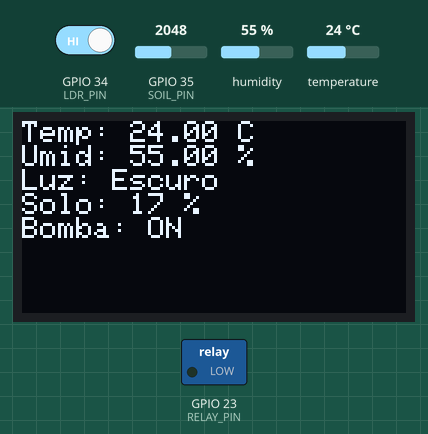
Bench run of a sketch on a simulated ESP32. Shown: 128×64 one-colour display, switched loads named in the sketch (green lamp = pin HIGH). The inputs (shaded band) are chosen by the test bench; at power-on: GPIO 34 (LDR_PIN) HIGH, humidity 55 %, GPIO 35 (SOIL_PIN) = 2048, temperature 24 °C. WiFi joins after 1.5 s; servers stay silent unless stated; what the sketch prints to the serial monitor is not drawn.

Above: at 5.7 s.
5.8 s: GPIO 34 (LDR_PIN) driven LOW
At 11.3 s:
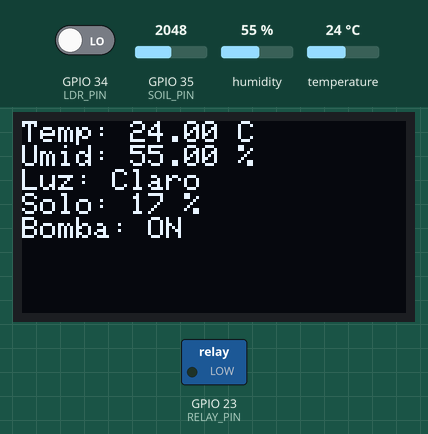
11.6 s: humidity set to 22 %
At 16.3 s:
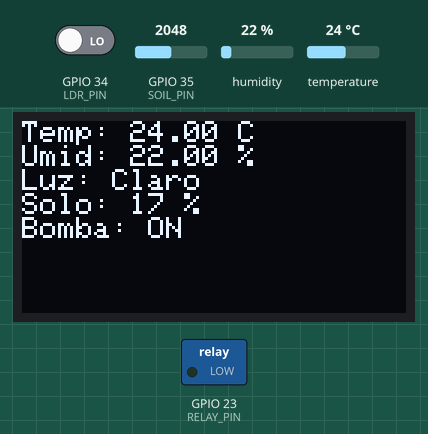
16.6 s: GPIO 35 (SOIL_PIN) set to 2866
At 21.3 s:
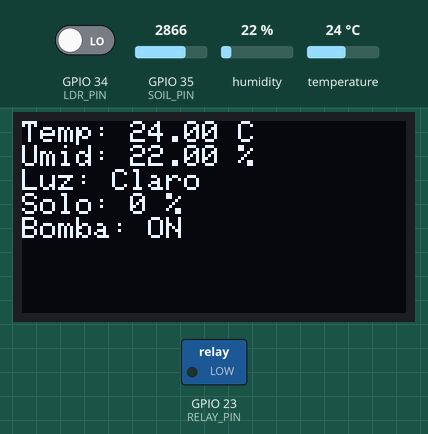
21.6 s: temperature set to 12 °C
At 26.3 s:
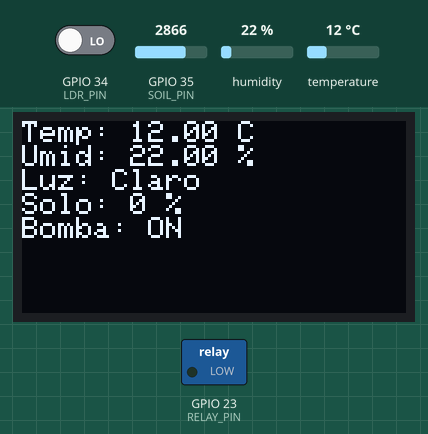
26.6 s: GPIO 35 (SOIL_PIN) set to 2047
At 31.3 s:
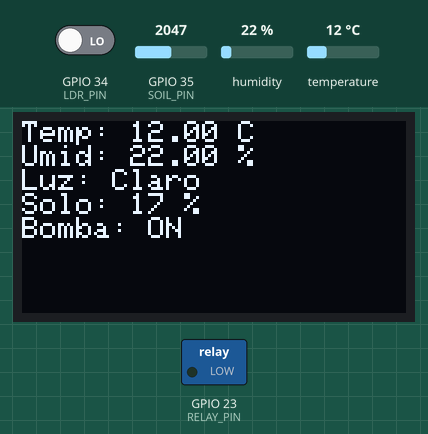
31.6 s: GPIO 34 (LDR_PIN) driven HIGH
At 36.6 s:
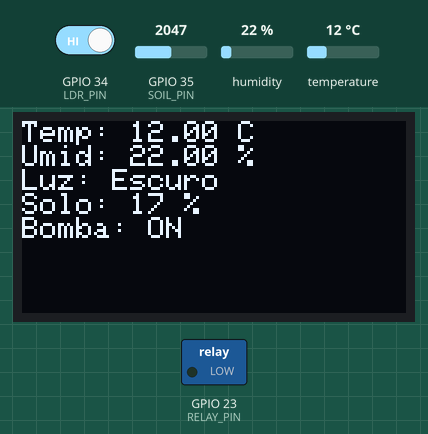
Timing chart, 0 to 37.6 s (numbered marks = the images above; inputs shaded):
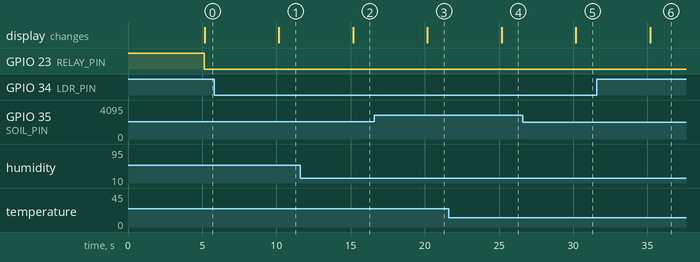

The sketch:

ProgramaMonitoringFarmTech.ino
```cpp
/****************************************************
 * Projeto: ESP32 - Estação FarmTech
 * Sensores: DHT11 (temp/umidade), LDR (luz),
 *           Sensor de Umidade do Solo (ADC)
 * Atuação:  Módulo de relé (bomba de água)
 * IoT:      Ubidots (via MQTT)
 * Display:  OLED SSD1306
 ****************************************************/

// --- Bibliotecas ---
#include <Wire.h>                 // Comunicação I2C (OLED)
#include <Adafruit_GFX.h>         // Gráficos básicos do display
#include <Adafruit_SSD1306.h>     // Driver do display OLED
#include <DHT.h>                  // Biblioteca para sensor DHT
#include <WiFi.h>                 // Conexão Wi-Fi
#include <UbidotsEsp32Mqtt.h>     // Comunicação MQTT com Ubidots

// --- Configurações de Wi-Fi e Ubidots ---
const char* WIFI_SSID = "SEU NOME DA REDE";
const char* WIFI_PASS = "SUA SENHA";
const char* UBIDOTS_TOKEN = "SEU TOKEN UBIDOTS";
const char* DEVICE_LABEL = "esp32-farmtech";

// Variáveis no Ubidots
const char* VARIABLE_LABEL_TEMP = "temperatura";
const char* VARIABLE_LABEL_UMID = "umidade";
const char* VARIABLE_LABEL_LUZ  = "luz";
const char* VARIABLE_LABEL_SOLO = "solo_percent";

// --- Pinos ---
#define DHTPIN 4
#define DHTTYPE DHT11
#define LDR_PIN 34
#define SOIL_PIN 35
#define RELAY_PIN 23     // Relé ativo-baixo
#define SCREEN_WIDTH 128
#define SCREEN_HEIGHT 64
#define MSG_INTERVAL 5000   // Intervalo de envio (ms)

// --- Objetos ---
DHT dht(DHTPIN, DHTTYPE);
Adafruit_SSD1306 display(SCREEN_WIDTH, SCREEN_HEIGHT, &Wire, -1);
Ubidots ubidots(UBIDOTS_TOKEN);

// --- Controle de tempo ---
long lastMsg = 0;

// --- Calibração do Sensor de Solo (valores em ADC) ---
const int ADC_DRY = 2252; // Solo seco
const int ADC_OK  = 1486; // Umidade intermediária
const int ADC_WET = 1074; // Solo encharcado

// --- Controle da bomba ---
const int THRESHOLD_PERCENT = 40;   // Liga bomba abaixo de 40%
const int HYSTERESIS_PERCENT = 10;  // Histerese: desliga 10% acima
float emaSoil = -1;                 // Filtro EMA (exponencial)

// =========================================================
// Função: Conectar ao Wi-Fi
// =========================================================
void setup_wifi() {
  Serial.print("Conectando a ");
  Serial.println(WIFI_SSID);

  WiFi.begin(WIFI_SSID, WIFI_PASS);
  while (WiFi.status() != WL_CONNECTED) {
    delay(500);
    Serial.print(".");
  }

  Serial.println("\nWi-Fi conectado!");
  Serial.print("IP: ");
  Serial.println(WiFi.localIP());
}

// =========================================================
// Função: Converte leitura ADC → percentual de umidade
// =========================================================
int soilPercent(int rawADC) {
  int percent = map(rawADC, ADC_DRY, ADC_WET, 0, 100);
  return constrain(percent, 0, 100); // Garante 0–100%
}

// =========================================================
// Função: Faz média de N leituras para reduzir ruído
// =========================================================
int readSoilAvg(int N=6) {
  long sum = 0;
  for(int i=0;i<N;i++){
    sum += analogRead(SOIL_PIN);
    delay(10);
  }
  return sum / N;
}

// =========================================================
// Função: Controle da bomba (com filtro + histerese)
// =========================================================
bool pumpControl() {
  int raw = readSoilAvg();          // Leitura do solo (ADC)
  int pct = soilPercent(raw);       // Converte p/ %

  // Aplica filtro EMA
  if(emaSoil < 0) emaSoil = pct;
  const float ALPHA = 0.2;          // Peso do filtro
  emaSoil = ALPHA*pct + (1-ALPHA)*emaSoil;
  int smoothPct = (int)round(emaSoil);

  // Lógica de histerese
  static bool pumpOn = false;
  if(!pumpOn && smoothPct <= THRESHOLD_PERCENT){
    pumpOn = true;
  } else if(pumpOn && smoothPct >= (THRESHOLD_PERCENT + HYSTERESIS_PERCENT)){
    pumpOn = false;
  }

  return pumpOn;
}

// =========================================================
// Setup inicial
// =========================================================
void setup() {
  Serial.begin(9600);
  dht.begin();
  pinMode(LDR_PIN, INPUT);
  pinMode(RELAY_PIN, OUTPUT);

  // Relé ativo-baixo → inicia desligado
  digitalWrite(RELAY_PIN, HIGH);

  // Inicializa OLED
  if(!display.begin(SSD1306_SWITCHCAPVCC, 0x3C)){
    Serial.println("Falha ao inicializar OLED");
    for(;;); // trava se falhar
  }

  // Tela de inicialização
  display.clearDisplay();
  display.setTextSize(2);
  display.setTextColor(SSD1306_WHITE);
  display.setCursor(0,0);
  display.println("Iniciando...");
  display.display();
  delay(2000);
  display.clearDisplay();

  // Conexão Wi-Fi e Ubidots
  setup_wifi();
  ubidots.connect();
}

// =========================================================
// Loop principal
// =========================================================
void loop() {
  ubidots.loop();
  long now = millis();

  // Executa a cada MSG_INTERVAL
  if(now - lastMsg > MSG_INTERVAL){
    lastMsg = now;

    // --- Leitura sensores ---
    float umidade = dht.readHumidity();
    float temperatura = dht.readTemperature();
    if(isnan(umidade) || isnan(temperatura)){
      Serial.println("Falha ao ler DHT!");
      return;
    }

    int ldrRaw = digitalRead(LDR_PIN);        // LDR (digital)
    String statusLuz = (ldrRaw==0) ? "Claro" : "Escuro";

    int soilPct = soilPercent(readSoilAvg()); // Solo %
    bool pumpState = pumpControl();           // Controle bomba

    // --- Atuação no relé ---
    digitalWrite(RELAY_PIN, pumpState ? LOW : HIGH); // LOW → liga bomba

    // --- Display OLED ---
    display.clearDisplay();
    display.setTextSize(1);
    display.setCursor(0,0);
    display.print("Temp: "); display.print(temperatura); display.println(" C");
    display.print("Umid: "); display.print(umidade); display.println(" %");
    display.print("Luz: "); display.println(statusLuz);
    display.print("Solo: "); display.print(soilPct); display.println(" %");
    display.print("Bomba: "); display.println(pumpState ? "ON" : "OFF");
    display.display();

    // --- Serial Monitor ---
    Serial.print("Temp: "); Serial.print(temperatura);
    Serial.print(" C | Umid: "); Serial.print(umidade);
    Serial.print(" % | Luz: "); Serial.print(statusLuz);
    Serial.print(" | Solo: "); Serial.print(soilPct);
    Serial.print(" % | Bomba: "); Serial.println(pumpState ? "ON" : "OFF");

    // --- Envio ao Ubidots ---
    ubidots.add(VARIABLE_LABEL_TEMP, temperatura);
    ubidots.add(VARIABLE_LABEL_UMID, umidade);
    ubidots.add(VARIABLE_LABEL_LUZ, ldrRaw==0 ? 1 : 0);
    ubidots.add(VARIABLE_LABEL_SOLO, soilPct);
    ubidots.publish(DEVICE_LABEL);
  }
}
```

Measured:
- after the input at 5.8 s, the display: changes after 4.4 s (image 1)
- after the input at 11.6 s, the display: changes after 3.6 s (image 2)
- after the input at 16.6 s, the display: changes after 3.6 s (image 3)
- after the input at 21.6 s, the display: changes after 3.6 s (image 4)
- after the input at 26.6 s, the display: changes after 3.6 s (image 5)
- after the input at 31.6 s, the display: changes after 3.6 s (image 6)
